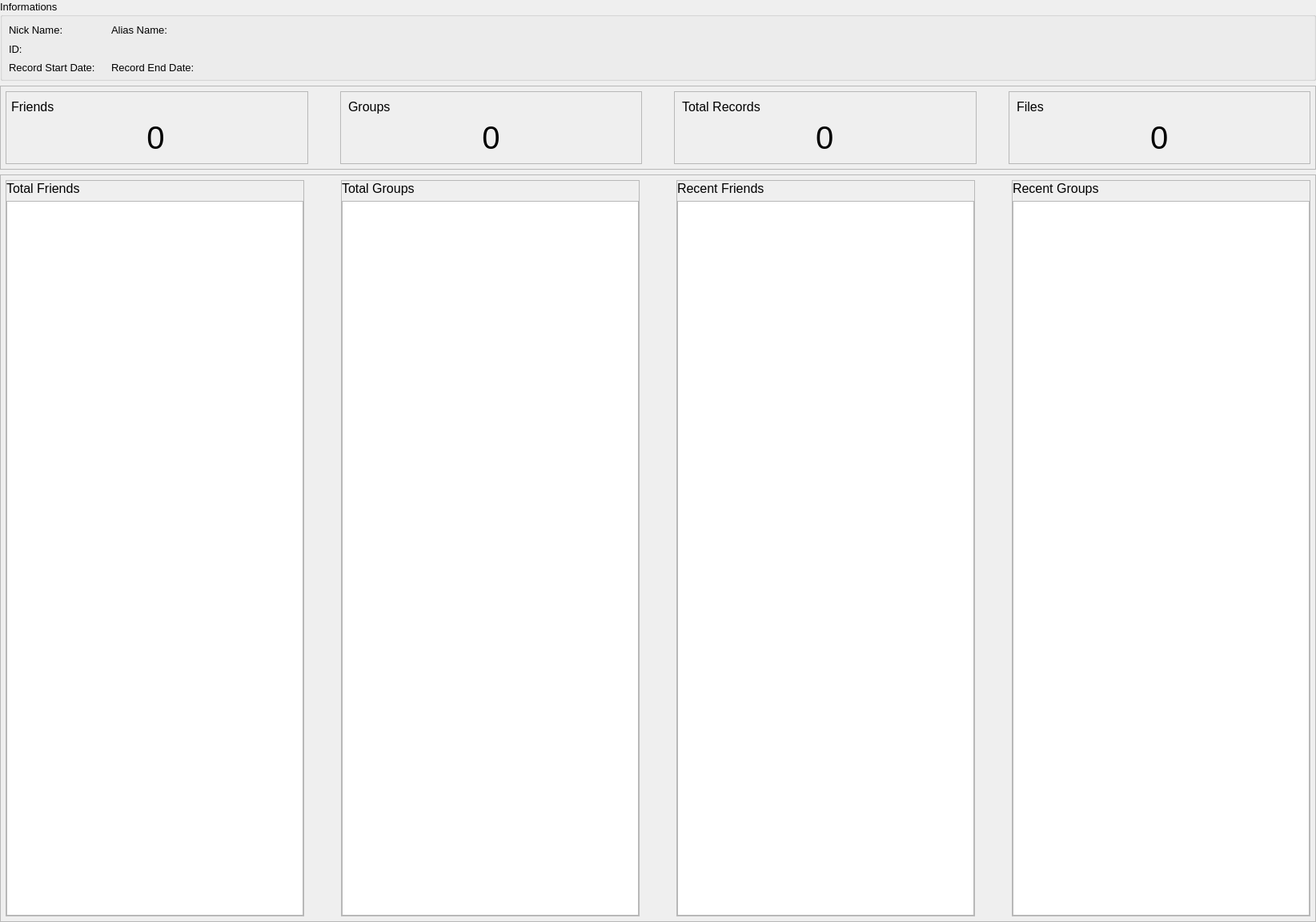
<?xml version="1.0" encoding="UTF-8"?>
<ui version="4.0">
 <class>OverviewWidget</class>
 <widget class="QWidget" name="OverviewWidget">
  <property name="geometry">
   <rect>
    <x>0</x>
    <y>0</y>
    <width>1644</width>
    <height>1152</height>
   </rect>
  </property>
  <property name="windowTitle">
   <string>Form</string>
  </property>
  <layout class="QVBoxLayout" name="verticalLayout_2">
   <property name="leftMargin">
    <number>0</number>
   </property>
   <property name="topMargin">
    <number>0</number>
   </property>
   <property name="rightMargin">
    <number>0</number>
   </property>
   <property name="bottomMargin">
    <number>0</number>
   </property>
   <item>
    <widget class="QGroupBox" name="groupBox">
     <property name="font">
      <font>
       <family>Segoe UI</family>
       <pointsize>10</pointsize>
      </font>
     </property>
     <property name="styleSheet">
      <string notr="true"/>
     </property>
     <property name="title">
      <string>Informations</string>
     </property>
     <layout class="QGridLayout" name="gridLayout">
      <property name="leftMargin">
       <number>8</number>
      </property>
      <property name="rightMargin">
       <number>6</number>
      </property>
      <property name="bottomMargin">
       <number>6</number>
      </property>
      <item row="0" column="3">
       <widget class="QLabel" name="userAliasName">
        <property name="font">
         <font>
          <family>Segoe UI</family>
          <pointsize>10</pointsize>
         </font>
        </property>
        <property name="text">
         <string/>
        </property>
       </widget>
      </item>
      <item row="0" column="2">
       <widget class="QLabel" name="label_3">
        <property name="font">
         <font>
          <family>Segoe UI</family>
          <pointsize>10</pointsize>
         </font>
        </property>
        <property name="text">
         <string>Alias Name:</string>
        </property>
       </widget>
      </item>
      <item row="1" column="1">
       <widget class="QLabel" name="userID">
        <property name="font">
         <font>
          <family>Segoe UI</family>
          <pointsize>10</pointsize>
         </font>
        </property>
        <property name="text">
         <string/>
        </property>
       </widget>
      </item>
      <item row="1" column="0">
       <widget class="QLabel" name="label">
        <property name="font">
         <font>
          <family>Segoe UI</family>
          <pointsize>10</pointsize>
         </font>
        </property>
        <property name="text">
         <string>ID:</string>
        </property>
       </widget>
      </item>
      <item row="3" column="2">
       <widget class="QLabel" name="label_5">
        <property name="font">
         <font>
          <family>Segoe UI</family>
          <pointsize>10</pointsize>
         </font>
        </property>
        <property name="text">
         <string>Record End Date:</string>
        </property>
       </widget>
      </item>
      <item row="1" column="4">
       <spacer name="horizontalSpacer">
        <property name="orientation">
         <enum>Qt::Horizontal</enum>
        </property>
        <property name="sizeHint" stdset="0">
         <size>
          <width>40</width>
          <height>20</height>
         </size>
        </property>
       </spacer>
      </item>
      <item row="0" column="1">
       <widget class="QLabel" name="userNickName">
        <property name="font">
         <font>
          <family>Segoe UI</family>
          <pointsize>10</pointsize>
         </font>
        </property>
        <property name="text">
         <string/>
        </property>
       </widget>
      </item>
      <item row="3" column="1">
       <widget class="QLabel" name="userRecordStartDate">
        <property name="font">
         <font>
          <family>Segoe UI</family>
          <pointsize>10</pointsize>
         </font>
        </property>
        <property name="text">
         <string/>
        </property>
       </widget>
      </item>
      <item row="3" column="0">
       <widget class="QLabel" name="label_4">
        <property name="font">
         <font>
          <family>Segoe UI</family>
          <pointsize>10</pointsize>
         </font>
        </property>
        <property name="text">
         <string>Record Start Date:</string>
        </property>
       </widget>
      </item>
      <item row="3" column="3">
       <widget class="QLabel" name="userRecordEndDate">
        <property name="font">
         <font>
          <family>Segoe UI</family>
          <pointsize>10</pointsize>
         </font>
        </property>
        <property name="text">
         <string/>
        </property>
       </widget>
      </item>
      <item row="0" column="0">
       <widget class="QLabel" name="label_2">
        <property name="font">
         <font>
          <family>Segoe UI</family>
          <pointsize>10</pointsize>
         </font>
        </property>
        <property name="text">
         <string>Nick Name:</string>
        </property>
       </widget>
      </item>
     </layout>
    </widget>
   </item>
   <item>
    <widget class="QFrame" name="frame_5">
     <property name="styleSheet">
      <string notr="true">QFrame &gt; .QFrame {
border: 1px solid black;
border-radius:4px
}</string>
     </property>
     <property name="frameShape">
      <enum>QFrame::StyledPanel</enum>
     </property>
     <property name="frameShadow">
      <enum>QFrame::Raised</enum>
     </property>
     <layout class="QHBoxLayout" name="horizontalLayout_3" stretch="1,0,1,0,1,0,1">
      <property name="spacing">
       <number>0</number>
      </property>
      <property name="leftMargin">
       <number>6</number>
      </property>
      <property name="topMargin">
       <number>6</number>
      </property>
      <property name="rightMargin">
       <number>6</number>
      </property>
      <property name="bottomMargin">
       <number>6</number>
      </property>
      <item>
       <widget class="QFrame" name="frame_4">
        <property name="styleSheet">
         <string notr="true"/>
        </property>
        <property name="frameShape">
         <enum>QFrame::StyledPanel</enum>
        </property>
        <property name="frameShadow">
         <enum>QFrame::Raised</enum>
        </property>
        <layout class="QVBoxLayout" name="verticalLayout" stretch="0,0">
         <property name="leftMargin">
          <number>6</number>
         </property>
         <item>
          <widget class="QLabel" name="label_6">
           <property name="font">
            <font>
             <family>Segoe UI</family>
             <pointsize>12</pointsize>
            </font>
           </property>
           <property name="text">
            <string>Friends</string>
           </property>
          </widget>
         </item>
         <item>
          <widget class="QLabel" name="userFriendCount">
           <property name="sizePolicy">
            <sizepolicy hsizetype="Preferred" vsizetype="Preferred">
             <horstretch>0</horstretch>
             <verstretch>0</verstretch>
            </sizepolicy>
           </property>
           <property name="font">
            <font>
             <family>Segoe UI</family>
             <pointsize>30</pointsize>
             <weight>50</weight>
             <bold>false</bold>
            </font>
           </property>
           <property name="text">
            <string>0</string>
           </property>
           <property name="alignment">
            <set>Qt::AlignCenter</set>
           </property>
          </widget>
         </item>
        </layout>
       </widget>
      </item>
      <item>
       <spacer name="horizontalSpacer_2">
        <property name="orientation">
         <enum>Qt::Horizontal</enum>
        </property>
        <property name="sizeHint" stdset="0">
         <size>
          <width>40</width>
          <height>20</height>
         </size>
        </property>
       </spacer>
      </item>
      <item>
       <widget class="QFrame" name="frame_3">
        <property name="frameShape">
         <enum>QFrame::StyledPanel</enum>
        </property>
        <property name="frameShadow">
         <enum>QFrame::Raised</enum>
        </property>
        <layout class="QVBoxLayout" name="verticalLayout_3">
         <item>
          <widget class="QLabel" name="label_13">
           <property name="font">
            <font>
             <family>Segoe UI</family>
             <pointsize>12</pointsize>
             <weight>50</weight>
             <bold>false</bold>
            </font>
           </property>
           <property name="text">
            <string>Groups</string>
           </property>
          </widget>
         </item>
         <item>
          <widget class="QLabel" name="userGroupCount">
           <property name="font">
            <font>
             <family>Segoe UI</family>
             <pointsize>30</pointsize>
             <weight>50</weight>
             <bold>false</bold>
            </font>
           </property>
           <property name="text">
            <string>0</string>
           </property>
           <property name="alignment">
            <set>Qt::AlignCenter</set>
           </property>
          </widget>
         </item>
        </layout>
       </widget>
      </item>
      <item>
       <spacer name="horizontalSpacer_3">
        <property name="orientation">
         <enum>Qt::Horizontal</enum>
        </property>
        <property name="sizeHint" stdset="0">
         <size>
          <width>40</width>
          <height>20</height>
         </size>
        </property>
       </spacer>
      </item>
      <item>
       <widget class="QFrame" name="frame_2">
        <property name="frameShape">
         <enum>QFrame::StyledPanel</enum>
        </property>
        <property name="frameShadow">
         <enum>QFrame::Raised</enum>
        </property>
        <layout class="QVBoxLayout" name="verticalLayout_4">
         <item>
          <widget class="QLabel" name="label_15">
           <property name="font">
            <font>
             <family>Segoe UI</family>
             <pointsize>12</pointsize>
             <weight>50</weight>
             <bold>false</bold>
            </font>
           </property>
           <property name="text">
            <string>Total Records</string>
           </property>
          </widget>
         </item>
         <item alignment="Qt::AlignHCenter">
          <widget class="QLabel" name="userRecordCount">
           <property name="font">
            <font>
             <family>Segoe UI</family>
             <pointsize>30</pointsize>
             <weight>50</weight>
             <bold>false</bold>
            </font>
           </property>
           <property name="text">
            <string>0</string>
           </property>
          </widget>
         </item>
        </layout>
       </widget>
      </item>
      <item>
       <spacer name="horizontalSpacer_4">
        <property name="orientation">
         <enum>Qt::Horizontal</enum>
        </property>
        <property name="sizeHint" stdset="0">
         <size>
          <width>40</width>
          <height>20</height>
         </size>
        </property>
       </spacer>
      </item>
      <item>
       <widget class="QFrame" name="frame">
        <property name="frameShape">
         <enum>QFrame::StyledPanel</enum>
        </property>
        <property name="frameShadow">
         <enum>QFrame::Raised</enum>
        </property>
        <layout class="QVBoxLayout" name="verticalLayout_5">
         <item>
          <widget class="QLabel" name="label_17">
           <property name="font">
            <font>
             <family>Segoe UI</family>
             <pointsize>12</pointsize>
             <weight>50</weight>
             <bold>false</bold>
            </font>
           </property>
           <property name="text">
            <string>Files</string>
           </property>
          </widget>
         </item>
         <item alignment="Qt::AlignHCenter">
          <widget class="QLabel" name="userFilesCount">
           <property name="font">
            <font>
             <family>Segoe UI</family>
             <pointsize>30</pointsize>
             <weight>50</weight>
             <bold>false</bold>
            </font>
           </property>
           <property name="text">
            <string>0</string>
           </property>
          </widget>
         </item>
        </layout>
       </widget>
      </item>
     </layout>
    </widget>
   </item>
   <item>
    <widget class="QFrame" name="frame_6">
     <property name="styleSheet">
      <string notr="true"/>
     </property>
     <property name="frameShape">
      <enum>QFrame::StyledPanel</enum>
     </property>
     <property name="frameShadow">
      <enum>QFrame::Raised</enum>
     </property>
     <layout class="QHBoxLayout" name="horizontalLayout" stretch="1,0,1,0,1,0,1">
      <property name="leftMargin">
       <number>6</number>
      </property>
      <property name="topMargin">
       <number>6</number>
      </property>
      <property name="rightMargin">
       <number>6</number>
      </property>
      <property name="bottomMargin">
       <number>6</number>
      </property>
      <item>
       <widget class="QFrame" name="frame_7">
        <property name="frameShape">
         <enum>QFrame::StyledPanel</enum>
        </property>
        <property name="frameShadow">
         <enum>QFrame::Raised</enum>
        </property>
        <layout class="QVBoxLayout" name="verticalLayout_7">
         <property name="leftMargin">
          <number>0</number>
         </property>
         <property name="topMargin">
          <number>0</number>
         </property>
         <property name="rightMargin">
          <number>0</number>
         </property>
         <property name="bottomMargin">
          <number>0</number>
         </property>
         <item>
          <widget class="QLabel" name="label_7">
           <property name="font">
            <font>
             <family>Segoe UI</family>
             <pointsize>12</pointsize>
            </font>
           </property>
           <property name="text">
            <string>Total Friends</string>
           </property>
          </widget>
         </item>
         <item>
          <widget class="QListWidget" name="topFriendContact">
           <property name="font">
            <font>
             <family>Segoe UI</family>
             <pointsize>12</pointsize>
            </font>
           </property>
           <property name="focusPolicy">
            <enum>Qt::NoFocus</enum>
           </property>
           <property name="styleSheet">
            <string notr="true"/>
           </property>
           <property name="horizontalScrollBarPolicy">
            <enum>Qt::ScrollBarAlwaysOff</enum>
           </property>
           <property name="editTriggers">
            <set>QAbstractItemView::NoEditTriggers</set>
           </property>
           <property name="selectionMode">
            <enum>QAbstractItemView::NoSelection</enum>
           </property>
           <property name="verticalScrollMode">
            <enum>QAbstractItemView::ScrollPerPixel</enum>
           </property>
           <property name="horizontalScrollMode">
            <enum>QAbstractItemView::ScrollPerPixel</enum>
           </property>
          </widget>
         </item>
        </layout>
       </widget>
      </item>
      <item>
       <spacer name="horizontalSpacer_5">
        <property name="orientation">
         <enum>Qt::Horizontal</enum>
        </property>
        <property name="sizeHint" stdset="0">
         <size>
          <width>40</width>
          <height>20</height>
         </size>
        </property>
       </spacer>
      </item>
      <item>
       <widget class="QFrame" name="frame_8">
        <property name="frameShape">
         <enum>QFrame::StyledPanel</enum>
        </property>
        <property name="frameShadow">
         <enum>QFrame::Raised</enum>
        </property>
        <layout class="QVBoxLayout" name="verticalLayout_8">
         <property name="leftMargin">
          <number>0</number>
         </property>
         <property name="topMargin">
          <number>0</number>
         </property>
         <property name="rightMargin">
          <number>0</number>
         </property>
         <property name="bottomMargin">
          <number>0</number>
         </property>
         <item>
          <widget class="QLabel" name="label_8">
           <property name="font">
            <font>
             <family>Segoe UI</family>
             <pointsize>12</pointsize>
            </font>
           </property>
           <property name="text">
            <string>Total Groups</string>
           </property>
          </widget>
         </item>
         <item>
          <widget class="QListWidget" name="topGroupContact">
           <property name="font">
            <font>
             <family>Segoe UI</family>
             <pointsize>12</pointsize>
            </font>
           </property>
           <property name="focusPolicy">
            <enum>Qt::NoFocus</enum>
           </property>
           <property name="horizontalScrollBarPolicy">
            <enum>Qt::ScrollBarAlwaysOff</enum>
           </property>
           <property name="editTriggers">
            <set>QAbstractItemView::NoEditTriggers</set>
           </property>
           <property name="selectionMode">
            <enum>QAbstractItemView::NoSelection</enum>
           </property>
          </widget>
         </item>
        </layout>
       </widget>
      </item>
      <item>
       <spacer name="horizontalSpacer_6">
        <property name="orientation">
         <enum>Qt::Horizontal</enum>
        </property>
        <property name="sizeHint" stdset="0">
         <size>
          <width>40</width>
          <height>20</height>
         </size>
        </property>
       </spacer>
      </item>
      <item>
       <widget class="QFrame" name="frame_9">
        <property name="frameShape">
         <enum>QFrame::StyledPanel</enum>
        </property>
        <property name="frameShadow">
         <enum>QFrame::Raised</enum>
        </property>
        <layout class="QVBoxLayout" name="verticalLayout_9">
         <property name="leftMargin">
          <number>0</number>
         </property>
         <property name="topMargin">
          <number>0</number>
         </property>
         <property name="rightMargin">
          <number>0</number>
         </property>
         <property name="bottomMargin">
          <number>0</number>
         </property>
         <item>
          <widget class="QLabel" name="label_9">
           <property name="font">
            <font>
             <family>Segoe UI</family>
             <pointsize>12</pointsize>
            </font>
           </property>
           <property name="text">
            <string>Recent Friends</string>
           </property>
          </widget>
         </item>
         <item>
          <widget class="QListWidget" name="recentFriendContact">
           <property name="font">
            <font>
             <family>Segoe UI</family>
             <pointsize>12</pointsize>
            </font>
           </property>
           <property name="focusPolicy">
            <enum>Qt::NoFocus</enum>
           </property>
           <property name="horizontalScrollBarPolicy">
            <enum>Qt::ScrollBarAlwaysOff</enum>
           </property>
           <property name="editTriggers">
            <set>QAbstractItemView::NoEditTriggers</set>
           </property>
           <property name="selectionMode">
            <enum>QAbstractItemView::NoSelection</enum>
           </property>
          </widget>
         </item>
        </layout>
       </widget>
      </item>
      <item>
       <spacer name="horizontalSpacer_7">
        <property name="orientation">
         <enum>Qt::Horizontal</enum>
        </property>
        <property name="sizeHint" stdset="0">
         <size>
          <width>40</width>
          <height>20</height>
         </size>
        </property>
       </spacer>
      </item>
      <item>
       <widget class="QFrame" name="frame_10">
        <property name="frameShape">
         <enum>QFrame::StyledPanel</enum>
        </property>
        <property name="frameShadow">
         <enum>QFrame::Raised</enum>
        </property>
        <layout class="QVBoxLayout" name="verticalLayout_6">
         <property name="leftMargin">
          <number>0</number>
         </property>
         <property name="topMargin">
          <number>0</number>
         </property>
         <property name="rightMargin">
          <number>0</number>
         </property>
         <property name="bottomMargin">
          <number>0</number>
         </property>
         <item>
          <widget class="QLabel" name="label_10">
           <property name="font">
            <font>
             <family>Segoe UI</family>
             <pointsize>12</pointsize>
            </font>
           </property>
           <property name="text">
            <string>Recent Groups</string>
           </property>
          </widget>
         </item>
         <item>
          <widget class="QListWidget" name="recentGroupContact">
           <property name="font">
            <font>
             <family>Segoe UI</family>
             <pointsize>12</pointsize>
            </font>
           </property>
           <property name="focusPolicy">
            <enum>Qt::NoFocus</enum>
           </property>
           <property name="styleSheet">
            <string notr="true"/>
           </property>
           <property name="horizontalScrollBarPolicy">
            <enum>Qt::ScrollBarAlwaysOff</enum>
           </property>
           <property name="editTriggers">
            <set>QAbstractItemView::NoEditTriggers</set>
           </property>
           <property name="selectionMode">
            <enum>QAbstractItemView::NoSelection</enum>
           </property>
          </widget>
         </item>
        </layout>
       </widget>
      </item>
     </layout>
    </widget>
   </item>
  </layout>
 </widget>
 <resources/>
 <connections/>
</ui>
